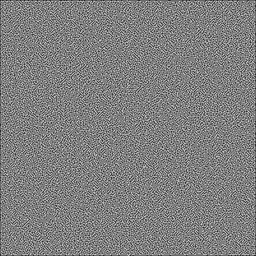
#> input picture mazes/png/200-200-orthogonal-multipath-30.png, 256 x 256 px, shrunk from 2005 x 2005 before the run
$ python load_maze.py
#> lines starting #> are read from the running program, lines starting #| are printed output that depends on the picture
### maze.py
import node


class Maze:

    def __init__(self, raw_data, num_columns, num_rows):
        # RGBA formats here
        self.pathway_color = [255, 255, 255, 255]
        self.wall_color = [0, 0, 0, 255]
        self.maze = dict()  # Dictionary of Nodes indexed by (Col,Row) tuple
        self.max_wall_thickness = 6
        self.wall_thickness = 0
        self.row_height = 0
        self.column_width = 0

        self.num_columns = num_columns
        self.num_rows = num_rows
        self.raw_maze = raw_data  # initial image
        self.location = {}  # X, Y Pixel Coordinates for location in raw image
        self._parse_wall_thickness()
        self._parse_nodes()

    def _parse_nodes(self):
        """
        This function will take the raw maze and parse it down to just nodes which are interesting. Row and Column
        here define the node (key) in self.maze.
        'location' is the x,y coordinates in pixels of the upper-left location in the node's image. Once this function
        is done, the raw maze can be removed from memory because the self.maze dictionary should have only interesting
        nodes in it.
        :return:
        """
        self.column_width = int((len(self.raw_maze) - ((self.num_columns + 1) * self.wall_thickness)) / self.num_columns)
        self.row_height = int((len(self.raw_maze[0]) - ((self.num_rows + 1) * self.wall_thickness)) / self.num_rows)

        curr_row, curr_column = 0, 0
        previous_left_index = None
        previous_above_indexes = [None] * self.num_columns  # Store list of previous vertical nodes
        self._update_location(curr_column, curr_row)
        while curr_row < self.num_rows:
            curr_column = 0
            self._update_location(curr_column, curr_row)
            while curr_column < self.num_columns:
                walls = self._get_walls(self.location["x"], self.location["y"])
                """
                If the current cell has no top/bottom walls it is a Node, as it will need to connect to something later.
                """
                if (not walls["top"] or not walls["bottom"]) or not (walls["left"] and walls["right"]):
                    curr_index = (curr_column, curr_row)
                    new_node = node.Node(curr_index, self.location)
                    if previous_left_index:
                        # Connect to the node to the left
                        new_node.left = previous_left_index
                        # Inform that node that you're its neighbor (doubly-linked-list)
                        self.maze[previous_left_index].right = curr_index
                    # Set yourself as the previous horizontal neighbor
                    previous_left_index = curr_index

                    if previous_above_indexes[curr_column]:
                        # Connect to the node above
                        new_node.above = previous_above_indexes[curr_column]
                        # Inform that node that you're its neighbor (doubly-linked-list)
                        self.maze[previous_above_indexes[curr_column]].below = curr_index
                    # Set yourself as the previous vertical neighbor in this column
                    previous_above_indexes[curr_column] = curr_index
                    self.maze[(curr_column, curr_row)] = new_node

                if walls["right"]:
                    # Overwrite the previous horizontal neighbor if there are walls
                    previous_left_index = None
                if walls["bottom"]:
                    # Overwrite the previous vertical neighbor if there are walls
                    previous_above_indexes[curr_column] = None

                # Special cases for start and stop "neighbors"
                if curr_row == 0 and not walls["top"]:
                    self.maze[(curr_column, curr_row)].neighbors["start"] = "start"
                if curr_row == self.num_rows - 1 and not walls["bottom"]:
                    self.maze[(curr_column, curr_row)].neighbors["end"] = "end"

                curr_column += 1
                self._update_location(curr_column, curr_row)
            curr_row += 1
            self._update_location(curr_column, curr_row)
        self._remove_deadends()

    def _remove_deadends(self):
        deadends = True
        delete_index = None
        while deadends:
            if delete_index:
                del self.maze[delete_index]
                delete_index = None
            deadends = False
            for index, curr_node in self.maze.items():
                if curr_node is not None:
                    if len(curr_node.neighbors) == 1:
                        #  Inform your neighbor that you're leaving
                        if curr_node.left:
                            del self.maze[curr_node.left].right
                        if curr_node.right:
                            del self.maze[curr_node.right].left
                        if curr_node.above:
                            del self.maze[curr_node.above].below
                        if curr_node.below:
                            del self.maze[curr_node.below].above
                        delete_index = curr_node.index
                        deadends = True
                        break

    def _get_walls(self, x, y):
        # Given a current lower-left location in the raw maze, return how many walls
        half_row_height = int(self.row_height / 2)
        half_column_width = int(self.column_width / 2)
        half_wall_thickness = int(self.wall_thickness / 2)

        left_x = x - half_wall_thickness
        left_y = y + half_row_height
        right_x = x + self.column_width + half_wall_thickness
        right_y = y + half_row_height
        bottom_x = x + half_column_width
        bottom_y = y + self.row_height + half_wall_thickness
        top_x = x + half_column_width
        top_y = y - half_wall_thickness
        return {
            "left": self._is_wall(self.raw_maze[left_y][left_x]),
            "right": self._is_wall(self.raw_maze[right_y][right_x]),
            "bottom": self._is_wall(self.raw_maze[bottom_y][bottom_x]),
            "top": self._is_wall(self.raw_maze[top_y][top_x])
        }

    def draw_nodes(self):
        for index, curr_node in self.maze.items():
            if curr_node is not None:
                self.raw_maze[curr_node.location["y"]:curr_node.location["y"] + self.row_height,
                              curr_node.location["x"]:curr_node.location["x"] + self.column_width] = [240, 0, 0, 255]

    def save_maze(self, filepath):
        import imageio
        imageio.imwrite(filepath, self.raw_maze)

    def _parse_wall_thickness(self):
        # fixme this does not work if walls and borders are different
        i = 0
        while self._is_wall(self.raw_maze[i, i]):
            i += 1
            if i > self.max_wall_thickness:
                raise ValueError("Wall is too thick, or pathway not found")
        self.wall_thickness = int(i)

    def _update_location(self, curr_column, curr_row):
        self.location = {"x": int(curr_column * self.column_width) + ((curr_column + 1) * self.wall_thickness),
                         "y": int(curr_row * self.row_height) + ((curr_row + 1) * self.wall_thickness)}

    def _is_pathway(self, pixel):
        return (pixel == self.pathway_color).all()

    def _is_wall(self, pixel):
        return (pixel == self.wall_color).all()

### node.py
class Node:

    ABOVE = "above"
    BELOW = "below"
    LEFT = "left"
    RIGHT = "right"

    def __init__(self, index, location):
        """
        This Node will contain its own index in the Maze hashmap as well as all indexes of neighboring nodes.
        :param index:
        """
        self.index = index
        self.neighbors = {}  # This is a dictionary containing keys for each neighboring node
        self.location = location

    @property
    def above(self):
        return self._get_neighbor(self.ABOVE)

    @above.setter
    def above(self, index):
        self.neighbors[self.ABOVE] = index

    @above.deleter
    def above(self):
        del self.neighbors[self.ABOVE]

    @property
    def below(self):
        return self._get_neighbor(self.BELOW)

    @below.setter
    def below(self, index):
        self.neighbors[self.BELOW] = index

    @below.deleter
    def below(self):
        del self.neighbors[self.BELOW]

    @property
    def left(self):
        return self._get_neighbor(self.LEFT)

    @left.setter
    def left(self, index):
        self.neighbors[self.LEFT] = index

    @left.deleter
    def left(self):
        del self.neighbors[self.LEFT]

    @property
    def right(self):
        return self._get_neighbor(self.RIGHT)

    @right.setter
    def right(self, index):
        self.neighbors[self.RIGHT] = index

    @right.deleter
    def right(self):
        del self.neighbors[self.RIGHT]

    # [5 lines left out: function _get_neighbor, not called in this run]

### load_maze.py
import imageio
import time
import maze

raw = imageio.imread("mazes/png/200-200-orthogonal-multipath-30.png")
#> raw is the input picture: shape (256, 256, 4); mean R, G, B, A 126.9, 126.9, 126.9, 255
t1 = time.time()
my_maze = maze.Maze(raw, 200, 200)
#> after the loop in _parse_wall_thickness, `while self._is_wall(self.raw_maze[i, i]):`: i = 0
#> in _parse_nodes, `self.column_width = int((len(self.raw_maze) - ((self.num_columns + 1) ..`: self.column_width = 1
#> in _update_location, `self.location = {"x": int(curr_column * self.column_width) + ((curr_co..`: self.location = {'x': 0, 'y': 0}
#> the loop in _parse_nodes, `while curr_row < self.num_rows:` made 200 passes
t2 = time.time()
print("It took {0} seconds to load".format(t2 - t1))
my_maze.draw_nodes()
#> the loop in draw_nodes, `for index, curr_node in self.maze.items():` made 40000 passes
#> index on passes 1 to 3: (0, 0), (1, 0), (2, 0)
#> after the loop in draw_nodes, `for index, curr_node in self.maze.items():`:
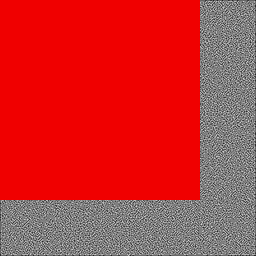
#> self.raw_maze: shape (256, 256, 4); mean R, G, B, A 195.8, 49.3, 49.3, 255
my_maze.save_maze("mazes/png/output.png")
